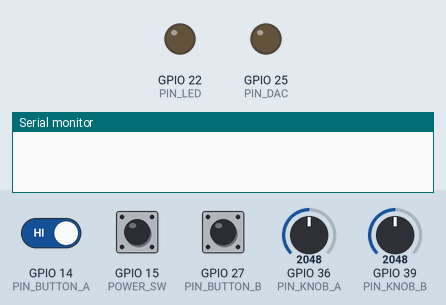
Simulated run of this program. Board: ESP32. On the bench: output pins drawn as LEDs (lit = HIGH), the last lines printed to the serial monitor. Inputs (shaded band) come from the test bench; at power-on: GPIO 15 (POWER_SW) HIGH, GPIO 14 (PIN_BUTTON_A) HIGH, GPIO 27 (PIN_BUTTON_B) HIGH, GPIO 36 (PIN_KNOB_A) = 2048, GPIO 39 (PIN_KNOB_B) = 2048.

Above: at 0.0 s.
At 2.2 s:
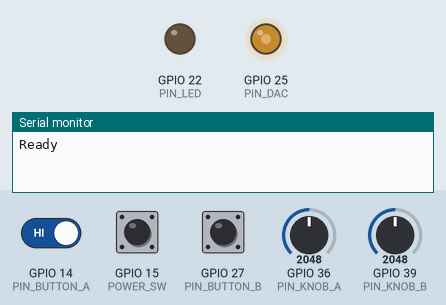
2.3 s: GPIO 15 (POWER_SW) pulled LOW for 0.15 s
At 2.46 s:
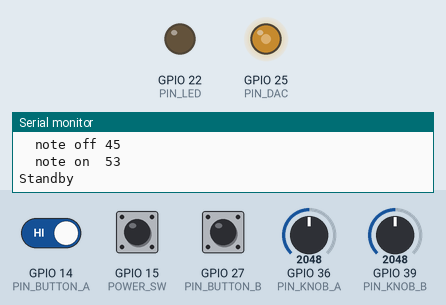
Timing chart, 0 to 4.1 s (numbered marks = the images above; inputs shaded):
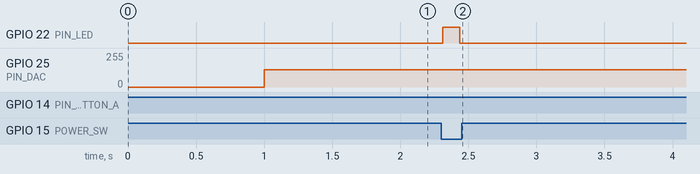

The program:

main.cpp
```cpp
#include <Arduino.h>
#include <driver/dac.h>
#include <esp_timer.h>
#include "lib.h"

#define PIN_KNOB_A 36
#define PIN_KNOB_B 39
#define PIN_BUTTON_A 14 // transpose steps
#define PIN_BUTTON_B 27 // mot pattern
#define PIN_DAC 25
#define PIN_LED 22
#define POWER_SW 15

#define SAMPLE_RATE 44100 // khz
#define NUM_VOICES 3
#define WAVE_LEN 512

int16_t wave_saw[WAVE_LEN];

struct Voice
{
  float phase;
  float freq;
  float lpf_out;
  float lpf_cutoff;
};
Voice voices[NUM_VOICES];

volatile float amp_level = 0.0f; // changes inside the isr
volatile float amp_target = 0.0f;
const float ATTACK_RATE = 1.0f / (0.01f * SAMPLE_RATE); // how fast it goes to 100; fade-in rate
const float RELEASE_RATE = 1.0f / (0.3f * SAMPLE_RATE);

float knobAval = 0, knobBval = 0;
const float KNOB_FILTER = 0.8f;

bool lastBtnA = HIGH, lastBtnB = HIGH;
unsigned long lastBtnAms = 0, lastBtnBms = 0;
const unsigned long DEBOUNCE_MS = 50; // waiting period after the btn press

Motif motif;

float midi_to_hz(int note)
{
  return 440.0f * powf(2.0f, (note - 69) / 12.0f);
}

float map_range(float s, float a1, float a2, float b1, float b2)
{
  return b1 + ((s - a1) * (b2 - b1) / (a2 - a1));
}

void note_on(int n)
{
  Serial.printf("  note on  %d\n", n);
  digitalWrite(PIN_LED, HIGH);

  float fo = midi_to_hz(n);
  for (int i = 0; i < NUM_VOICES; i++)
  {
    voices[i].freq = fo * (1.0f + i * 0.007f);
    float cutoff = (fo * 8.0f) / (SAMPLE_RATE / 2.0f);
    voices[i].lpf_cutoff = constrain(cutoff, 0.05f, 0.9f);
  }
  amp_target = 1.0f;
}

void note_off(int n)
{
  Serial.printf("  note off %d\n", n);
  digitalWrite(PIN_LED, LOW);
  amp_target = 0.0f;
}

void audio_isr(void *arg) // interrupt service routine
{

  // volume fade-in
  if (amp_level < amp_target)
  {
    amp_level += ATTACK_RATE;
    if (amp_level > amp_target)
      amp_level = amp_target;
  } // fade-out
  else if (amp_level > amp_target)
  {
    amp_level -= RELEASE_RATE;
    if (amp_level < 0.0f)
      amp_level = 0.0f;
  }

  if (amp_level <= 0.001f)
  {
    dacWrite(PIN_DAC, 128);
    return;
  }

  float mixed = 0.0f;
  for (int v = 0; v < NUM_VOICES; v++)
  {
    voices[v].phase += voices[v].freq / (float)SAMPLE_RATE; // phase accumulator
    if (voices[v].phase >= 1.0f)
      voices[v].phase -= 1.0f;

    int idx = (int)(voices[v].phase * (WAVE_LEN - 1));
    float sample = wave_saw[idx] / 32768.0f;

    float c = voices[v].lpf_cutoff;
    voices[v].lpf_out += c * (sample - voices[v].lpf_out); // low pass filter
    mixed += voices[v].lpf_out;
  }

  mixed = (mixed / (float)NUM_VOICES) * amp_level;

  int dac_val = (int)(mixed * 90.0f) + 128;

  dacWrite(PIN_DAC, (uint8_t)constrain(dac_val, 0, 255));
}

void setup()
{
  Serial.begin(115200);
  delay(1000);

  for (int i = 0; i < WAVE_LEN; i++)
  {
    wave_saw[i] = (int16_t)(30000 - (60000 * i / WAVE_LEN));
  }

  pinMode(PIN_BUTTON_A, INPUT_PULLUP);
  pinMode(PIN_BUTTON_B, INPUT_PULLUP);
  pinMode(POWER_SW, INPUT_PULLUP);
  pinMode(PIN_LED, OUTPUT);

  dac_output_enable(DAC_CHANNEL_1);
  dacWrite(PIN_DAC, 128);

  esp_timer_handle_t audio_timer;
  const esp_timer_create_args_t timer_args = {
      .callback = &audio_isr,
      .arg = NULL,
      .dispatch_method = ESP_TIMER_TASK, // run the audio in a high priority background
      .name = "audio_isr"};
  esp_timer_create(&timer_args, &audio_timer);
  esp_timer_start_periodic(audio_timer, 1000000 / SAMPLE_RATE); // every 22.6ms

  motif.note_on_handler = note_on;
  motif.note_off_handler = note_off;
  motif.on();
  motif.root_note = 37;
  motif.set_mot("suspended4th");
  motif.set_bpm(110, 4);

  Serial.println("Ready");
}

bool lastPowerState = false;

void loop()
{
  bool powerOn = digitalRead(POWER_SW) == LOW;

  if (!powerOn)
  {
    if (lastPowerState)
    {
      motif.off();
      amp_target = 0.0f;
      dacWrite(PIN_DAC, 128);
      digitalWrite(PIN_LED, LOW);
      Serial.println("Standby");
    }
    lastPowerState = false;
    return;
  }

  if (!lastPowerState)
  {
    motif.on();
    Serial.println("Running");
  }
  lastPowerState = true;

  bool btnA = digitalRead(PIN_BUTTON_A);
  if (btnA == LOW && lastBtnA == HIGH && (millis() - lastBtnAms > DEBOUNCE_MS))
  {
    motif.next_mot();
    Serial.print("Pattern: ");
    Serial.println(motif.mot_name());
    lastBtnAms = millis();
  }
  lastBtnA = btnA;

  bool btnB = digitalRead(PIN_BUTTON_B);
  if (btnB == LOW && lastBtnB == HIGH && (millis() - lastBtnBms > DEBOUNCE_MS))
  {
    int steps = (motif.trans_steps + 1) % 3;
    motif.set_transpose(12, steps);
    Serial.printf("Transpose Steps: %d\n", steps);
    lastBtnBms = millis();
  }
  lastBtnB = btnB;

  knobAval = (knobAval * KNOB_FILTER) + (1.0f - KNOB_FILTER) * analogRead(PIN_KNOB_A);
  knobBval = (knobBval * KNOB_FILTER) + (1.0f - KNOB_FILTER) * analogRead(PIN_KNOB_B);

  motif.root_note = (int)map_range(knobAval, 0, 4095, 24, 72);
  motif.set_bpm(map_range(knobBval, 0, 4095, 40, 180));

  motif.update();
}
```

lib.h
```cpp
#pragma once
#include <Arduino.h>
#include <functional>

class Motif
{
public:
    bool enabled;
    int root_note;
    float gate_percent;
    float bpm;
    int steps_per_beat;
    float per_beat_time;
    float note_duration;

    int trans_steps;
    int trans_distance;
    int trans_pos;

    std::function<void(int)> note_on_handler;
    std::function<void(int)> note_off_handler;

    static const int NUM_motS = 15;
    static const int mot_LEN = 4;

    const char *mot_names[NUM_motS] = {
        "major", "minor7th", "diminished", "suspended4th",
        "octaves", "octaves2", "octaves3", "new1", "new2", "power", "jazzy", "fifth-jump", "glitchy", "leap", "root"};
    const int mot_table[NUM_motS][mot_LEN] = {
        {0, 4, 7, 12},    // major
        {0, 3, 7, 10},    // minor7th
        {0, 3, 6, 3},     // diminished
        {0, 5, 7, 12},    // suspended4th
        {0, 12, 0, -12},  // octaves
        {0, 12, 24, -12}, // octaves2
        {0, -12, -12, 0}, // octaves3
        {0, 1, 1, 1},     // new1
        {0, 12, 12, 12},  // new2
        {0, 7, 12, 7},    // power
        {0, 4, 7, 11},    // jazzy
        {0, 12, 7, 19},   // fifth jump
        {0, 6, 13, 5},    // glitchy
        {0, 30, 20, 10},  // leap
        {0, 0, 0, 0},     // root
    };

    Motif()
        : enabled(false),
          root_note(48), // C3
          // bas 24 to 48 //lead 60 to 96
          gate_percent(0.90f), // longer notes, flowing instead of 0.3
          bpm(100.0f),         // max 180?
          steps_per_beat(2),
          mot_id(0),
          mot_pos(0),
          note_played(-1),
          last_beat_ms(0),
          trans_steps(0),
          trans_distance(12),
          trans_pos(0)
    {
        note_on_handler = [](int n)
        { Serial.printf("note on  %d\n", n); };
        note_off_handler = [](int n)
        { Serial.printf("note off %d\n", n); };
        _recalc_timing();
    }

    void set_bpm(float new_bpm, int new_steps_per_beat = 0)
    {
        bpm = new_bpm;
        if (new_steps_per_beat > 0)
            steps_per_beat = new_steps_per_beat;
        _recalc_timing();
    }

    void set_transpose(int distance = 12, int steps = 0)
    {
        trans_distance = distance;
        trans_steps = steps;
    }

    void on()
    {
        enabled = true;

        last_beat_ms = millis() - (unsigned long)(per_beat_time * 1000.0f);
    }

    void off() { enabled = false; }

    void set_mot(const char *name)
    {
        for (int i = 0; i < NUM_motS; i++)
        {
            if (strcmp(mot_names[i], name) == 0)
            {
                mot_id = i;
                return;
            }
        }
    }
    void set_mot(int id)
    {
        mot_id = id % NUM_motS;
    }

    const char *mot_name() { return mot_names[mot_id]; }

    void next_mot() { mot_id = (mot_id + 1) % NUM_motS; }

    void update()
    {
        if (!enabled)
            return;

        unsigned long now_ms = millis();
        float elapsed = (now_ms - last_beat_ms) / 1000.0f; // move on to the next note based on the bpm

        if (elapsed >= per_beat_time)
        {
            last_beat_ms = now_ms;

            int trans_amount = trans_distance * trans_pos;

            if (mot_pos == 0)
            {
                trans_pos = (trans_pos + 1) % (trans_steps + 1);
            }

            note_played = root_note + mot_table[mot_id][mot_pos] + trans_amount; // trans_amount changes the octave higher or lower bc trans_distance is set to 12
            note_on_handler(note_played);

            mot_pos = (mot_pos + 1) % mot_LEN;
        }

        float since_beat = (millis() - last_beat_ms) / 1000.0f;
        if (since_beat > note_duration && note_played >= 0)
        {
            note_off_handler(note_played);
            note_played = -1;
        }
    }

private:
    int mot_id;
    int mot_pos;
    int note_played;
    unsigned long last_beat_ms;

    void _recalc_timing()
    {
        per_beat_time = 60.0f / bpm / (float)steps_per_beat;
        note_duration = gate_percent * per_beat_time;
    }
};
```

Measured:
- after the input at 2.3 s, GPIO 22 (PIN_LED): LOW → HIGH at once, → LOW 0.12 s later
